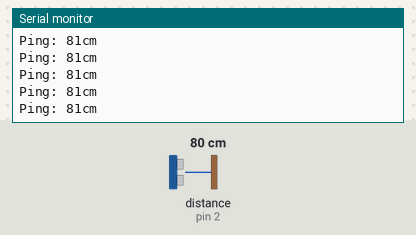
A sketch run on a simulated Arduino Uno, built with avr-gcc and run on an emulated ATmega328P. On the bench: the last lines printed to the serial monitor. Inputs (shaded band) come from the test bench; at power-on: distance to the obstacle (sensor on pin 2) 80 cm. The echo pulse lasts 58.3 µs per cm.

Above: at 1.2 s.
1.3 s: distance to the obstacle (sensor on pin 2) set to 2 cm
At 1.34 s:
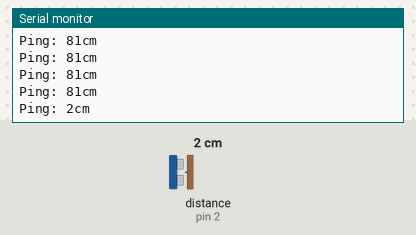
2.8 s: distance to the obstacle (sensor on pin 2) set to 60 cm
At 2.82 s:
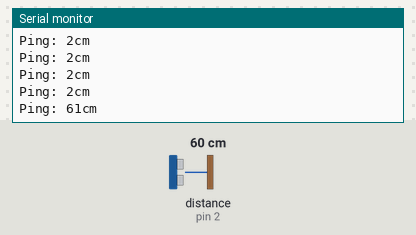
Timing chart, 0 to 5.8 s (numbered marks = the images above; inputs shaded):
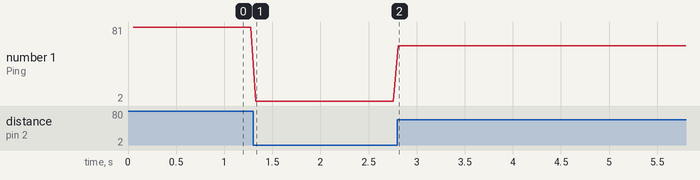

The sketch:

Code_RCoche_v2.1.ino
```cpp
#include <NewPing.h>

     #define TRIGGER_PIN 13
     #define ECHO_PIN 2
     #define MAX_DISTANCE 200

     /*
      * Hasta ahora habíamos visto que podíamos definir una variable como int, por ejemplo,
      * y también como una constante (const int pin).
      * Aquí utilizamos otro método, el #define que es una directiva para el compilador.

      Esto solo significa que el compilador (en rigor el pre procesador) cambiará todas las ocurrencias de estos
      #define en nuestro programa por su valor antes de compilar.
      Esta es la forma clásica de C de hacer esto y tiene la virtud de que no ocupa memoria definiendo una variable
      (y con un Arduino UNO, que va muy corto de memoria, esto puede ser crítico en ocasiones).
      */

     NewPing sonar(TRIGGER_PIN, ECHO_PIN, MAX_DISTANCE); // Iniciamos la librería

     void setup()
        {
           Serial.begin(115200); // Iniciamos el Monitor Serial para poder ver los datos.
           Serial.println("Serial test!"); // Test the Serial communication

        }

     void loop()
       {
           delay(50);
           unsigned int uS = sonar.ping(); //  Medimos la distancia
           Serial.print("Ping: ");  // Mostramos los datos recibidos por el Monitor Serial
           Serial.print(uS / US_ROUNDTRIP_CM);
           Serial.println("cm");
       }
```

Measured:
- after the input at 1.3 s, the serial monitor: prints a new line at once (image 1)
- after the input at 2.8 s, the serial monitor: prints a new line at once (image 2)
- plotted number 1: 81 → 2 after the input at 1.3 s, 2 → 61 after the input at 2.8 s
